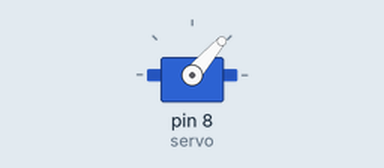
A sketch run on a simulated Arduino Uno, built with avr-gcc and run on an emulated ATmega328P. Parts: servo.

Above: at 0.05 s.
At 0.15 s:
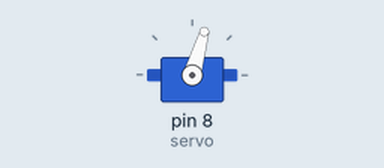
At 0.25 s:
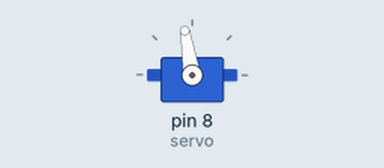
At 0.5 s:
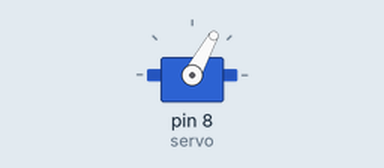
Timing chart, 0 to 3.0 s (numbered marks = the images above):
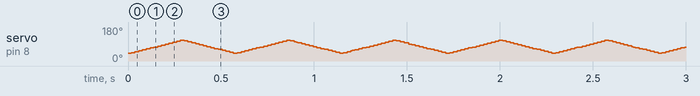

The sketch:

Stirrer_Servo.ino
```cpp
#include <Servo.h>
Servo servo;
int angle = 0;
void setup() {
  servo.attach(8);
  servo.write(angle);
}
void loop()
{
 // scan from 0 to 180 degrees
  for(angle = 40; angle < 110; angle++)
  {
    servo.write(angle);
    delay(4);
  }
  // now scan back from 180 to 0 degrees
  for(angle = 110; angle > 40; angle--)
  {
    servo.write(angle);
    delay(4);
  }
}
```
